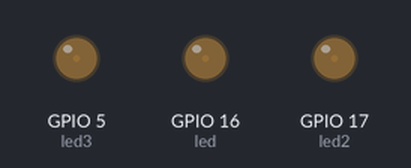
Bench run of a sketch on a simulated ESP32. Parts: output pins drawn as LEDs (lit = HIGH).

Above: at 0.05 s.
At 2.15 s:
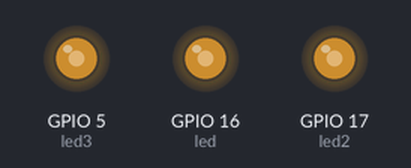
At 3.45 s:
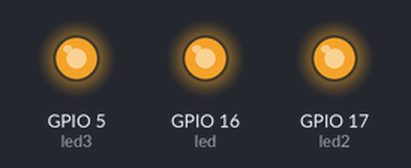
At 6.9 s:
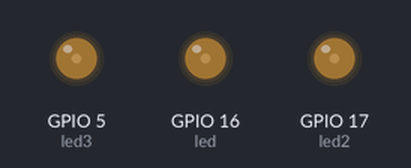
Timing chart, 0 to 10.0 s (numbered marks = the images above):
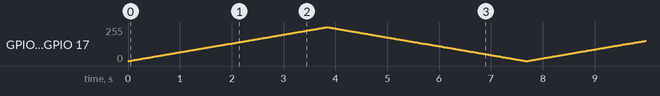

The sketch:

impuls_diody.ino
```cpp
const int led = 16;
const int led2 = 17;
const int led3 = 5;

const int freq = 5000;
const int ledChannel = 0;
const int resolution = 8;

void setup() {
  ledcSetup(ledChannel, freq, resolution);
  ledcAttachPin(led, ledChannel);
  ledcAttachPin(led2, ledChannel);
  ledcAttachPin(led3, ledChannel);
}

void loop() {
  for(int dutyCycle = 0; dutyCycle <= 255; dutyCycle++){
    ledcWrite(ledChannel, dutyCycle);
    delay(15);
  }
  for(int dutyCycle = 255; dutyCycle >= 0; dutyCycle--){
    ledcWrite(ledChannel, dutyCycle);
    delay(15);
  }
}
```
